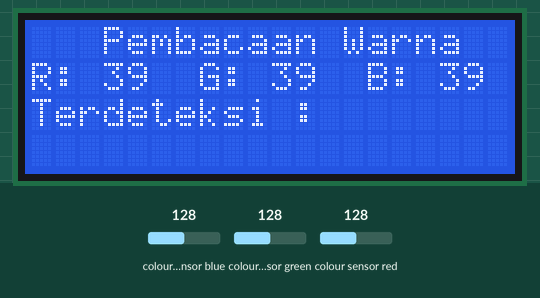
Simulated run of this sketch. Board: Arduino Uno, built with avr-gcc and run on an emulated ATmega328P. Parts: 20×4 character LCD. Wiring (inferred from the names in the program): TCS3200 colour sensor: output pin 6; S2 pin 4; S3 pin 5; S0 pin 2; S1 pin 3. Inputs (shaded band) come from the test bench; at power-on: colour sensor red 128, colour sensor blue 128, colour sensor green 128.

Above: at 5.4 s.
5.5 s: colour sensor red set to 191
At 7.5 s:
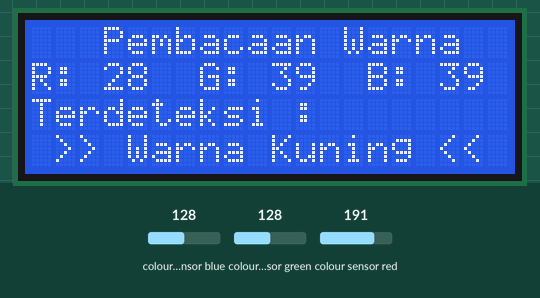
7.8 s: colour sensor blue set to 5
At 8.27 s:
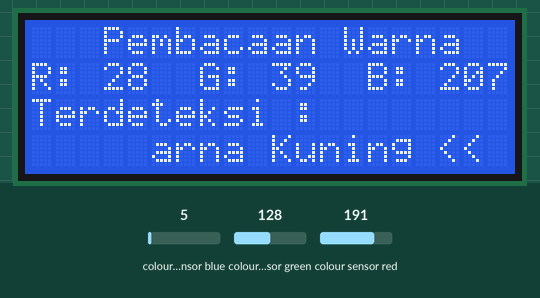
9.8 s: colour sensor green set to 5
At 10.5 s:
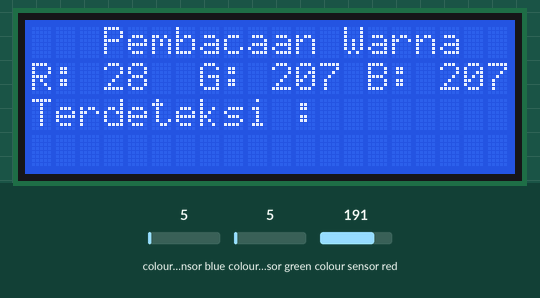
11.7 s: colour sensor blue set to 64
At 13.1 s:
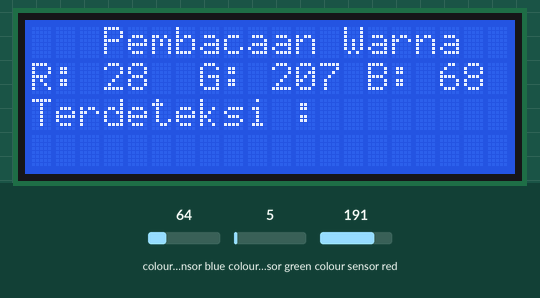
Timing chart, 0 to 14.7 s (numbered marks = the images above; inputs shaded):
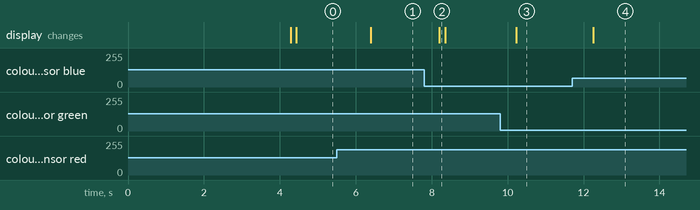

Measured:
- after the input at 5.5 s, the display: changes after 0.90 s (image 1)
- after the input at 7.8 s, the display: changes after 0.40 s (image 2)
- after the input at 9.8 s, the display: changes after 0.43 s (image 3)
- after the input at 11.7 s, the display: changes after 0.56 s (image 4)

The sketch:

Arduino_Color_tcs3200_lcd__50__.ino
```cpp
#include<LiquidCrystal_I2C.h>
LiquidCrystal_I2C lcd(0x27, 20, 4);

const int s0 = 2;
const int s1 = 3;
const int s2 = 4;
const int s3 = 5;
const int out = 6;
int red = 0;
int green = 0;
int blue = 0;

void setup()
{
  lcd.begin(20, 4);
  lcd.init();
  lcd.backlight();
  lcd.setCursor(0, 0);
  lcd.print(">> Penelitian S2");
  lcd.setCursor(0, 1);
  lcd.print(">> Alat Pendeteksi");
  lcd.setCursor(0, 2);
  lcd.print(">> Created coding");
  lcd.setCursor(0, 3);
  lcd.print(">> Stimik Handayani");
  delay(4000);
  lcd.clear();
  Serial.begin(9600);
  pinMode(s0, OUTPUT);
  pinMode(s1, OUTPUT);
  pinMode(s2, OUTPUT);
  pinMode(s3, OUTPUT);
  pinMode(out, INPUT);
  digitalWrite(s0, HIGH);
  digitalWrite(s1, LOW);
  lcd.setCursor(0, 2);
  lcd.print("Terdeteksi");
  lcd.setCursor(0,0);
  lcd.print("   Pembacaan Warna  ");
}

void loop()
{
  color();
  lcd.setCursor(0, 2);
  lcd.print("Terdeteksi");
  lcd.setCursor(0,0);
  lcd.print("   Pembacaan Warna  ");
  lcd.setCursor(0,1);
  lcd.print("R: ");
  lcd.print(red,DEC);
  lcd.print("     ");
  lcd.setCursor(7,1);
  lcd.print("G: ");
  lcd.print(green,DEC);
  lcd.print("     ");
  lcd.setCursor(14,1);
  lcd.print("B: ");
  lcd.print(blue,DEC);
  lcd.print("     ");


  if (red > 25 && red < 50 && green >95 && green < 135 && blue > 64 && blue < 90)
  {
    lcd.setCursor(0, 3);
    lcd.print("  >> Warna Merah <<  ");
    lcd.print("                     ");
  }
  else if (blue > 38 && blue < 69 && red > 120 && red < 180 && green > 89 && green < 141 )
  {
    lcd.setCursor(0, 3);
    lcd.print("  >> Warna Biru <<  ");
    lcd.print("                    ");
  }
  else if (red > 42 && red < 71 && green >39 && green < 130 && blue > 48 && blue < 91)
  {
    lcd.setCursor(0, 3);
    lcd.print("  >> Warna Hijau << ");
    lcd.print("                    ");
  }
  else if (red>9 && red<29 && green >14 && green <45 && blue >14 && blue <46 )
  {
    lcd.setCursor(0, 3);
    lcd.print(" >> Warna Kuning << ");
    lcd.print("                    ");
  }
  else{
    delay(100);
    lcd.clear();
  }
  lcd.setCursor(0, 2);
  lcd.print("Terdeteksi : ");
  lcd.setCursor(0,0);
  lcd.print("   Pembacaan Warna  ");
  lcd.setCursor(0,1);
  lcd.print("R: ");
  lcd.print(red, DEC);
  lcd.setCursor(7,1);
  lcd.print("G: ");
  lcd.print(green, DEC);
  lcd.setCursor(14,1);
  lcd.print("B: ");
  lcd.print(blue, DEC);
  delay(800);
 }

void color()
{
  digitalWrite(s2, LOW);
  digitalWrite(s3, LOW);
  //count OUT, pRed, RED
  red = pulseIn(out, digitalRead(out) == HIGH ? LOW : HIGH);
  digitalWrite(s3, HIGH);
  //count OUT, pBLUE, BLUE
  blue = pulseIn(out, digitalRead(out) == HIGH ? LOW : HIGH);
  digitalWrite(s2, HIGH);
  //count OUT, pGreen, GREEN
  green = pulseIn(out, digitalRead(out) == HIGH ? LOW : HIGH);
}
```
